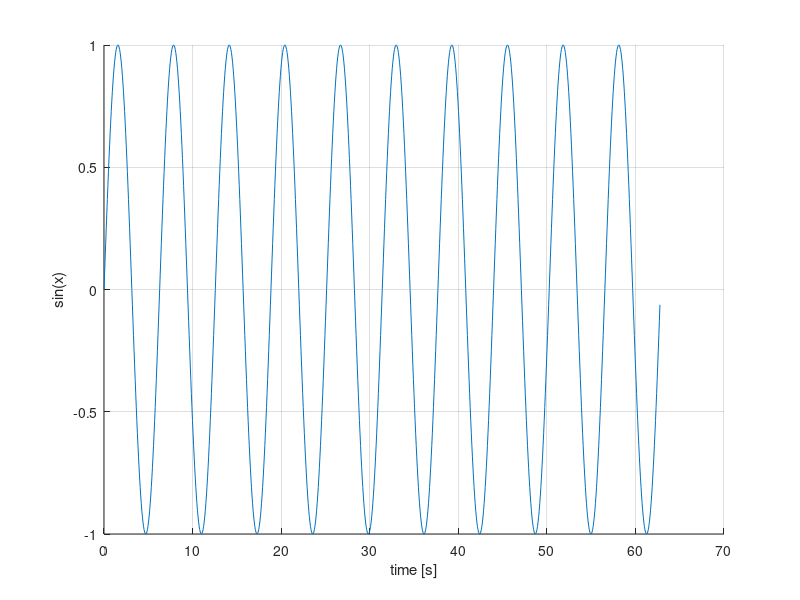

MATLAB code to generate this figure:
% second test file

clear all
close all

fs = 100e3;
ts = 1/fs;
f = 1e3;

nSamples = 1000;

nIndexes = [0:nSamples-1]';
 
t = 2*pi*f*nIndexes*ts;
y = sin(t);

figure(1)
hold on; grid on;
plot(t,y)
xlabel('time [s]');
ylabel('sin(x)')
